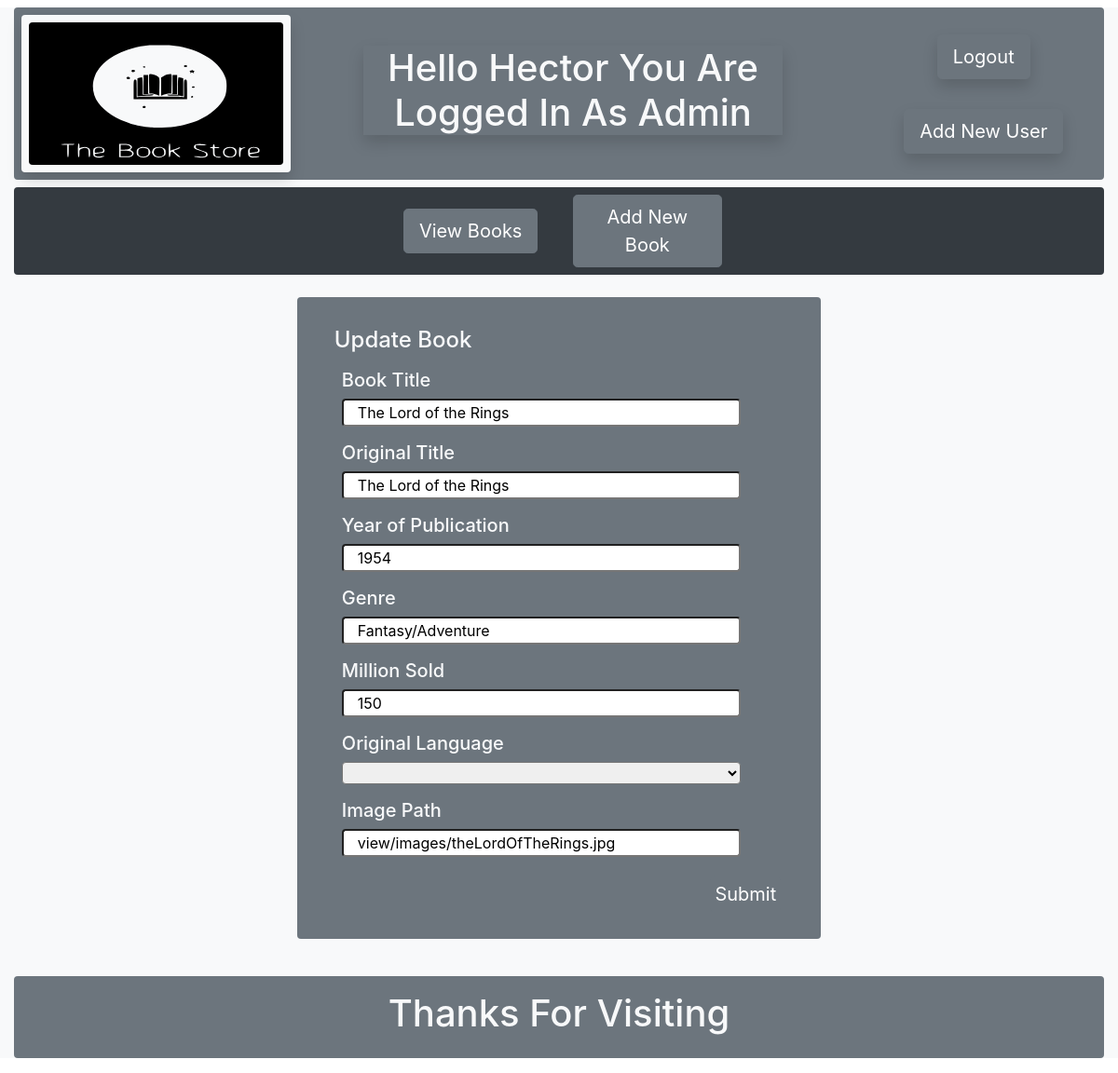
Page /index.php?update=3 (signed in) on the committed database.
### tables this page shows
CREATE TABLE IF NOT EXISTS `book` (
  `BookID` int(10) UNSIGNED NOT NULL AUTO_INCREMENT,
  `BookTitle` varchar(255) NOT NULL,
  `OriginalTitle` varchar(255) DEFAULT NULL,
  `YearofPublication` int(4) NOT NULL DEFAULT '0',
  `Genre` varchar(30) NOT NULL,
  `MillionsSold` int(10) UNSIGNED NOT NULL,
  `LanguageWritten` varchar(30) NOT NULL,
  `AuthorID` int(10) UNSIGNED NOT NULL,
  `coverImagePath` varchar(2000) NOT NULL,
  `currentTime` timestamp NULL DEFAULT CURRENT_TIMESTAMP,
  `updateTime` timestamp NULL DEFAULT CURRENT_TIMESTAMP,
  `updateBy` varchar(200) NOT NULL,
  PRIMARY KEY (`BookID`),
  KEY `fk_authorID` (`AuthorID`),
  KEY `indenxx` (`BookTitle`)
);

### view/pages/updateBook.php (the view, shortened to what this page needs)
<?php
    require("model/dbConnection.php");
    $id = $_GET['update'];
    $result = $conn->query("SELECT * FROM book
    WHERE BookID = $id;");
    while($row = $result->fetch(PDO::FETCH_OBJ)) {
        $title = $row->BookTitle;
        $original = $row->OriginalTitle;
        $year = $row->YearofPublication;
        $genre = $row->Genre;
        $million = $row->MillionsSold;
        $language = $row->LanguageWritten;
        $image = $row->coverImagePath;
    }?>
<form class="row bg-secondary m-4 p-4 rounded" action="controller/prossesUpdate.php" method="POST" id="addNewBook">
    <fieldset>
        <legend class="h4 text-light p-2 m-2">Update Book</legend>
        <div class="form-group">
        <label class="h5 text-light ml-4" for="title">Book Title</label>
        <input class="col-10 rounded ml-4" type="text" id="title" name="title" placeholder="Book Title" value="<?php echo $title?>" required>
        </div>
        <div class="form-group">
        <label class="h5 text-light ml-4" for="originalTitle">Original Title</label>
        <input class="col-10 rounded ml-4" type="text" id="originalTitle" name="originalTitle" placeholder="Original Title" value="<?php echo $original?>" required>
        </div>
        <div class="form-group">
        <label class="h5 text-light ml-4" for="yearofPublication">Year of Publication</label>
        <input class="col-10 rounded ml-4" type="text" id="yearofPublication" name="yearofPublication" placeholder="e.g. 1935" value="<?php echo $year?>" required>
        </div>
        <div class="form-group">
        <label class="h5 text-light ml-4" for="genre">Genre</label>
        <input class="col-10 rounded ml-4" type="text" id="genre" name="genre" placeholder="e.g. Novel, Fable, Mystery, etc" value="<?php echo $genre?>" required>
        </div>
        <div class="form-group">
        <label class="h5 text-light ml-4" for="millionSold">Million Sold</label>
        <input class="col-10 rounded ml-4" type="text" id="millionSold" name="millionSold" placeholder="e.g. 100" value="<?php echo $million?>" required>
        </div>
        <div class="form-group">
        <label class="h5 text-light ml-4" for="language">Original Language</label>
        <select class="col-10 rounded ml-4" id="language" name="language" value="<?php echo $language?>" required>
            <option value="blank"></option>
            <option value="spanish">Spanish</option>
        </select>
        </div>
        <div class="form-group">
        <label class="h5 text-light ml-4" for="image">Image Path</label>
        <input class="col-10 rounded ml-4" type="text" id="image" name="image"  value="<?php echo $image?>"placeholder="e.g. view/images/example.jpg" required>
        </div>
        <div class="col-12">
        <input class="btn btn-secondary btn-lg float-right p-1 m-1" type="submit" value="Submit">
        </div>
    </fieldset>
</form>

### rows in the picture
book: title "The Lord of the Rings", originalTitle "The Lord of the Rings", yearofPublication "1954", genre "Fantasy/Adventure", millionSold "150", image "view/images/theLordOfTheRings.jpg"

### other values in the picture
$_SESSION["username"] "Hector"
$_SESSION["permission"] "Admin"
